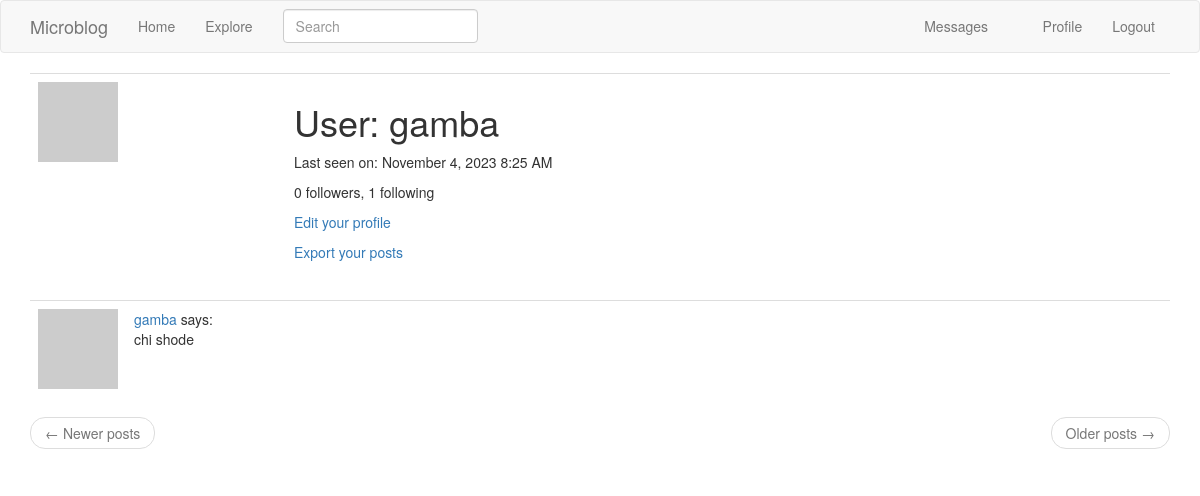
/user/gamba (signed in), run on the app's committed database.
### app/models.py (models this page shows, shortened)
class User(UserMixin, db.Model):
    id = db.Column(db.Integer, primary_key=True)
    username = db.Column(db.String(64), index=True, unique=True)
    email = db.Column(db.String(120), index=True, unique=True)
    password_hash = db.Column(db.String(128))
    about_me = db.Column(db.String(140))
    last_seen = db.Column(db.DateTime, default=datetime.utcnow)
    last_message_read_time = db.Column(db.DateTime)
    posts = db.relationship('Post', backref='author', lazy='dynamic')
    tasks = db.relationship('Task', backref='user', lazy='dynamic')
    notifications = db.relationship('Notification', backref='user',
                                    lazy='dynamic')
    messages_sent = db.relationship('Message',
                                    foreign_keys='Message.sender_id',
                                    backref='author', lazy='dynamic')
    messages_received = db.relationship('Message',
                                        foreign_keys='Message.recipient_id',
                                        backref='recipient', lazy='dynamic')
    followed = db.relationship(
        'User', secondary=followers,
        primaryjoin=(followers.c.follower_id == id),
        secondaryjoin=(followers.c.followed_id == id),
        backref=db.backref('followers', lazy='dynamic'), lazy='dynamic')
    def avatar(self, size):
        digest = md5(self.email.lower().encode('utf-8')).hexdigest()
        return 'https://www.gravatar.com/avatar/{}?d=identicon&s={}'.format(
            digest, size)
    def new_messages(self):
        last_read_time = self.last_message_read_time or datetime(1900, 1, 1)
        return Message.query.filter_by(recipient=self).filter(
            Message.timestamp > last_read_time).count()
    def get_tasks_in_progress(self):
        return Task.query.filter_by(user=self, complete=False).all()
    def get_task_in_progress(self, name):
        return Task.query.filter_by(name=name, user=self,
                                    complete=False).first()

class SearchableMixin(object):
    @classmethod
    def before_commit(cls, session):
        session._changes = {
            'add': list(session.new),
            'update': list(session.dirty),
            'delete': list(session.deleted)
        }
    @classmethod
    def after_commit(cls, session):
        for obj in session._changes['add']:
            if isinstance(obj, SearchableMixin):
                add_to_index(obj.__tablename__, obj)
        for obj in session._changes['update']:
            if isinstance(obj, SearchableMixin):
                add_to_index(obj.__tablename__, obj)
        for obj in session._changes['delete']:
            if isinstance(obj, SearchableMixin):
                remove_from_index(obj.__tablename__, obj)
        session._changes = None

class Post(SearchableMixin, db.Model):
    __searchable__ = ['body']
    id = db.Column(db.Integer, primary_key=True)
    body = db.Column(db.String(140))
    timestamp = db.Column(db.DateTime, index=True, default=datetime.utcnow)
    user_id = db.Column(db.Integer, db.ForeignKey('user.id'))
    language = db.Column(db.String(5))

### app/main/routes.py (the view)
@bp.route('/user/<username>')
@login_required
def user(username):
    user = User.query.filter_by(username=username).first_or_404()
    page = request.args.get('page', 1, type=int)
    posts = user.posts.order_by(Post.timestamp.desc()).paginate(
        page=page, per_page=current_app.config['POSTS_PER_PAGE'],
        error_out=False)
    next_url = url_for('main.user', username=user.username,
                       page=posts.next_num) if posts.has_next else None
    prev_url = url_for('main.user', username=user.username,
                       page=posts.prev_num) if posts.has_prev else None
    form = EmptyForm()
    return render_template('user.html', user=user, posts=posts.items,
                           next_url=next_url, prev_url=prev_url, form=form)

### app/main/forms.py
class SearchForm(FlaskForm):
    q = StringField(_l('Search'), validators=[DataRequired()])
    def __init__(self, *args, **kwargs):
        if 'formdata' not in kwargs:
            kwargs['formdata'] = request.args
        if 'meta' not in kwargs:
            kwargs['meta'] = {'csrf': False}
        super(SearchForm, self).__init__(*args, **kwargs)

### app/forms.py
class EmptyForm(FlaskForm):
    submit = SubmitField('Submit')

### app/main/routes.py (called while the page is built)
@bp.before_app_request
def before_request():
    if current_user.is_authenticated:
        current_user.last_seen = datetime.utcnow()
        db.session.commit()
        g.search_form = SearchForm()
    g.locale = str(get_locale())

### app/models.py (called while the page is built)
@login.user_loader
def load_user(id):
    return User.query.get(int(id))

### app/templates/user.html (shortened to what this page needs)
{% extends "base.html" %}
{% block app_content %}
    <table class="table table-hover">
        <tr>
            <td width="256px"><img src="{{ user.avatar(256) }}"></td>
            <td>
                <h1>{{ _('User') }}: {{ user.username }}</h1>
                {% if user.last_seen %}
                <p>{{ _('Last seen on') }}: {{ moment(user.last_seen).format('LLL') }}</p>
                {% endif %}
                <p>{{ _('%(count)d followers', count=user.followers.count()) }},
                    {{ _('%(count)d following', count=user.followed.count()) }}</p>
                {% if user == current_user %}
                <p>
                    <a href="{{ url_for('main.edit_profile') }}">{{ _('Edit your profile') }}</a>
                </p>
                {% if not current_user.get_task_in_progress('export_posts') %}
                <p>
                    <a href="{{ url_for('main.export_posts') }}">
                        {{ _('Export your posts') }}
                    </a>
                </p>
                {% endif %}
                {% endif %}
            </td>
        </tr>
    </table>
    {% for post in posts %}
        {% include '_post.html' %}
    {% endfor %}
    <nav aria-label="...">
        <ul class="pager">
            <li class="previous{% if not prev_url %} disabled{% endif %}">
                <a href="{{ prev_url or '#' }}">
                    <span aria-hidden="true">&larr;</span> {{ _('Newer posts') }}
                </a>
            </li>
            <li class="next{% if not next_url %} disabled{% endif %}">
                <a href="{{ next_url or '#' }}">
                    {{ _('Older posts') }} <span aria-hidden="true">&rarr;</span>
                </a>
            </li>
        </ul>
    </nav>
{% endblock %}

### app/templates/_post.html (shortened to what this page needs)
    <table class="table table-hover">
        <tr>
            <td width="70px">
                <a href="{{ url_for('main.user', username=post.author.username) }}">
                    <img src="{{ post.author.avatar(70) }}" />
                </a>
            </td>
            <td>
                    <span class="user_popup">
                        <a href="{{ url_for('main.user', username=post.author.username) }}">
                            {{ post.author.username }}
                        </a>
                    </span>
                says:
                <br>
                <span id="post{{ post.id }}">{{ post.body }}</span>
            </td>
        </tr>
    </table>

### data on the page
User: username "gamba", last_seen "November 4, 2023 8:25 AM"
Post: author.username "gamba", body "chi shode"
